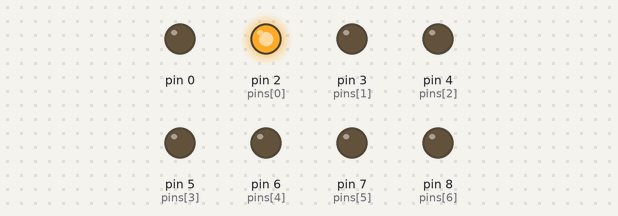
The sketch below on a simulated Arduino Uno, built with avr-gcc and run on an emulated ATmega328P. On the bench: output pins drawn as LEDs (lit = HIGH).

Above: at 0.2 s.
At 1.0 s:
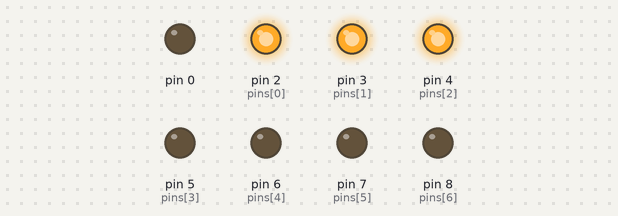
At 2.2 s:
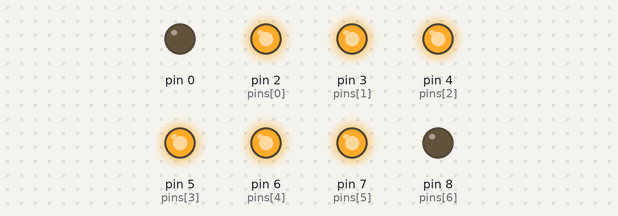
At 4.2 s:
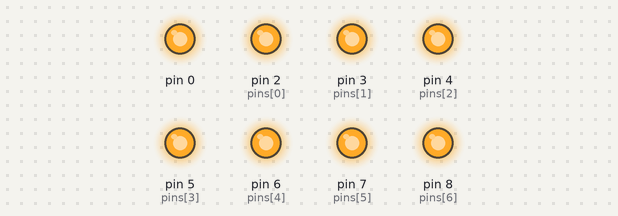
At 5.8 s:
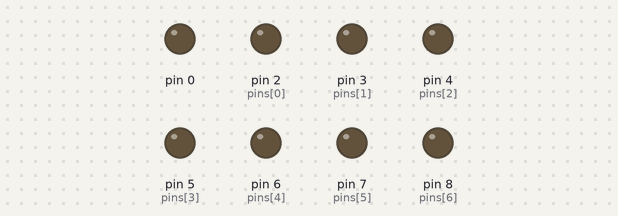
At 7.4 s:
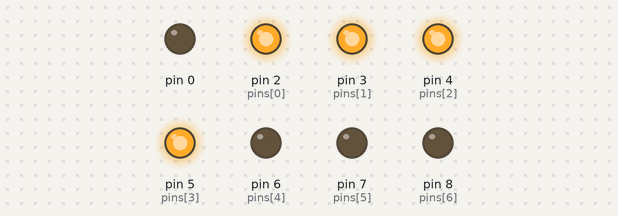
Timing chart, 0 to 7.8 s (numbered marks = the images above):
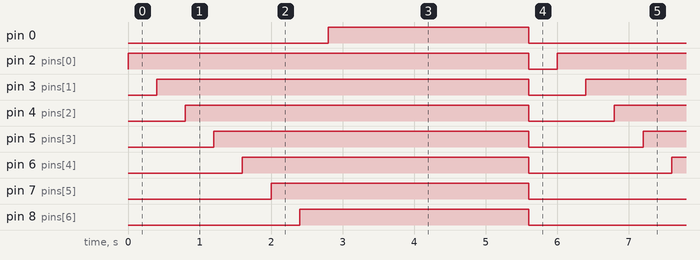

Measured:
- by itself, pin 0: alternates HIGH for 2.8 s and LOW for 3.2 s
- by itself, pin 2 (pins[0]): alternates HIGH for 5.6 s and LOW for 0.40 s
- by itself, pin 3 (pins[1]): alternates HIGH for 5.2 s and LOW for 0.80 s
- by itself, pin 4 (pins[2]): alternates HIGH for 4.8 s and LOW for 1.2 s
- by itself, pin 5 (pins[3]): alternates HIGH for 4.4 s and LOW for 1.6 s
- by itself, pin 6 (pins[4]): alternates HIGH for 4.0 s and LOW for 2.0 s
- by itself, pin 7 (pins[5]): alternates HIGH for 3.6 s and LOW for 2.4 s
- by itself, pin 8 (pins[6]): alternates HIGH for 3.2 s and LOW for 2.8 s

The sketch:

P7.ino
```cpp
const int pins[] = {2, 3, 4, 5, 6, 7, 8};

void setup() {
  for(int i = 0; i < sizeof(pins); i++)
    pinMode(pins[i], OUTPUT);
}

void loop() {
  for(int i = 0; i < sizeof(pins); i++) {
    digitalWrite(pins[i], HIGH);
    delay(400);
  }
  for(int i = 0; i < sizeof(pins); i++)
    digitalWrite(pins[i], LOW);
  delay(400);
}
```
